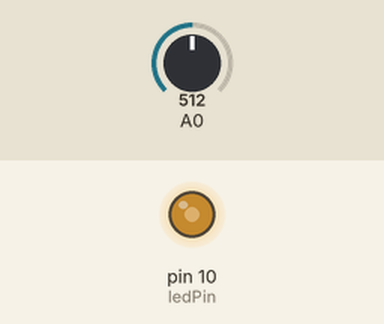
Recording of a sketch running on a simulated Arduino Uno, built with avr-gcc and run on an emulated ATmega328P. Shown: output pins drawn as LEDs (lit = HIGH). The inputs (shaded band) are chosen by the test bench; at power-on: A0 = 512.

Above: at 1.2 s.
1.3 s: A0 set to 716
At 2.5 s:
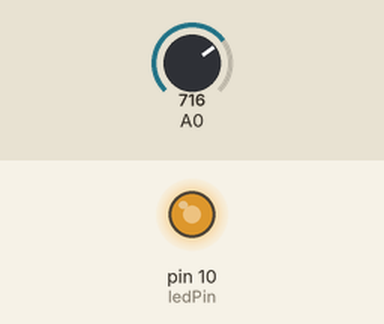
2.8 s: A0 set to 900
At 3.6 s:
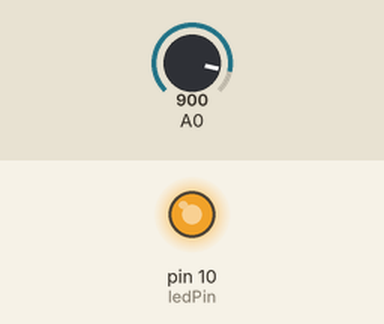
4.3 s: A0 set to 122
At 4.8 s:
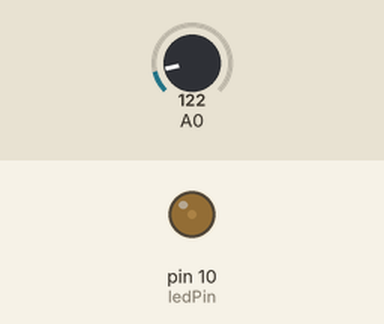
5.8 s: A0 set to 0
At 7.0 s:
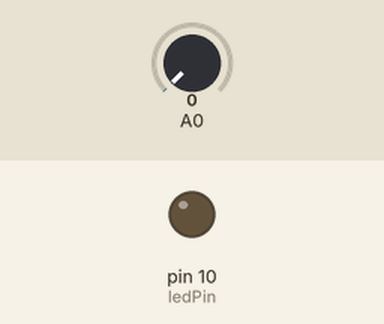
7.3 s: A0 set to 511
At 8.3 s:
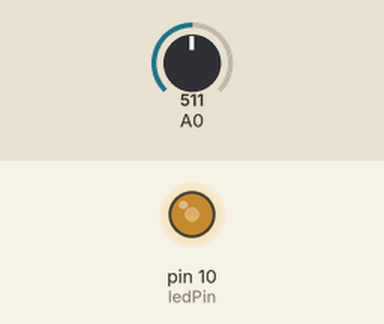
Timing chart, 0 to 9.8 s (numbered marks = the images above; inputs shaded):
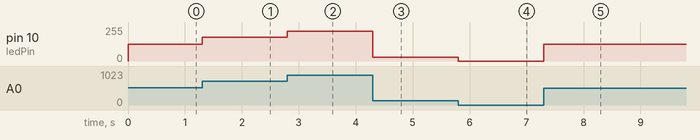

The sketch:

Digital_Converter.ino
```cpp
/*
    AnalogRead
    通过电位器改变LED灯亮度
 */

 int ledPin = 10;

 int readValue = 0; //保存读到的模拟值
 int ledValue = 0;  //保存LED灯占空比

 void setup()
 {
   pinMode(ledPin, OUTPUT);     //数字口要选择带~号的具有pwm功能的输出口
   Serial.begin(9600);
 }

 void loop()
 {
   readValue = analogRead(A0);     //读取A0模拟口的数值（0-5V 对应 0-1204取值）
   ledValue = map(readValue, 0, 1024, 0, 255); //将0到1024之间的数据映射成0到255之间的数据
   analogWrite(ledPin, ledValue);   //PWM最大取值255
 }
```

Measured:
- after the input at 1.3 s, pin 10 (ledPin): 127/255 → 178/255 at once
- after the input at 2.8 s, pin 10 (ledPin): 178/255 → 224/255 at once
- after the input at 4.3 s, pin 10 (ledPin): 224/255 → 30/255 at once
- after the input at 5.8 s, pin 10 (ledPin): 30/255 → 0/255 at once
- after the input at 7.3 s, pin 10 (ledPin): 0/255 → 127/255 at once
